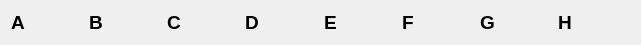
   <widget class="QWidget" name="layoutWidget">
    <property name="geometry">
     <rect>
      <x>70</x>
      <y>720</y>
      <width>641</width>
      <height>33</height>
     </rect>
    </property>
    <layout class="QHBoxLayout" name="Pasek_dolny">
     <item>
      <widget class="QLabel" name="label">
       <property name="font">
        <font>
         <pointsize>14</pointsize>
         <bold>true</bold>
        </font>
       </property>
       <property name="text">
        <string>A</string>
       </property>
       <property name="scaledContents">
        <bool>false</bool>
       </property>
      </widget>
     </item>
     <item>
      <widget class="QLabel" name="label_2">
       <property name="font">
        <font>
         <pointsize>14</pointsize>
         <bold>true</bold>
        </font>
       </property>
       <property name="text">
        <string>B</string>
       </property>
       <property name="scaledContents">
        <bool>false</bool>
       </property>
      </widget>
     </item>
     <item>
      <widget class="QLabel" name="label_3">
       <property name="font">
        <font>
         <pointsize>14</pointsize>
         <bold>true</bold>
        </font>
       </property>
       <property name="text">
        <string>C</string>
       </property>
       <property name="scaledContents">
        <bool>false</bool>
       </property>
      </widget>
     </item>
     <item>
      <widget class="QLabel" name="label_4">
       <property name="font">
        <font>
         <pointsize>14</pointsize>
         <bold>true</bold>
        </font>
       </property>
       <property name="text">
        <string>D</string>
       </property>
       <property name="scaledContents">
        <bool>false</bool>
       </property>
      </widget>
     </item>
     <item>
      <widget class="QLabel" name="label_5">
       <property name="font">
        <font>
         <pointsize>14</pointsize>
         <bold>true</bold>
        </font>
       </property>
       <property name="text">
        <string>E</string>
       </property>
       <property name="scaledContents">
        <bool>false</bool>
       </property>
      </widget>
     </item>
     <item>
      <widget class="QLabel" name="label_6">
       <property name="font">
        <font>
         <pointsize>14</pointsize>
         <bold>true</bold>
        </font>
       </property>
       <property name="text">
        <string>F</string>
       </property>
       <property name="scaledContents">
        <bool>false</bool>
       </property>
      </widget>
     </item>
     <item>
      <widget class="QLabel" name="label_7">
       <property name="font">
        <font>
         <pointsize>14</pointsize>
         <bold>true</bold>
        </font>
       </property>
       <property name="text">
        <string>G</string>
       </property>
       <property name="scaledContents">
        <bool>false</bool>
       </property>
      </widget>
     </item>
     <item>
      <widget class="QLabel" name="label_8">
       <property name="font">
        <font>
         <pointsize>14</pointsize>
         <bold>true</bold>
        </font>
       </property>
       <property name="text">
        <string>H</string>
       </property>
       <property name="scaledContents">
        <bool>false</bool>
       </property>
      </widget>
     </item>
    </layout>
   </widget>
